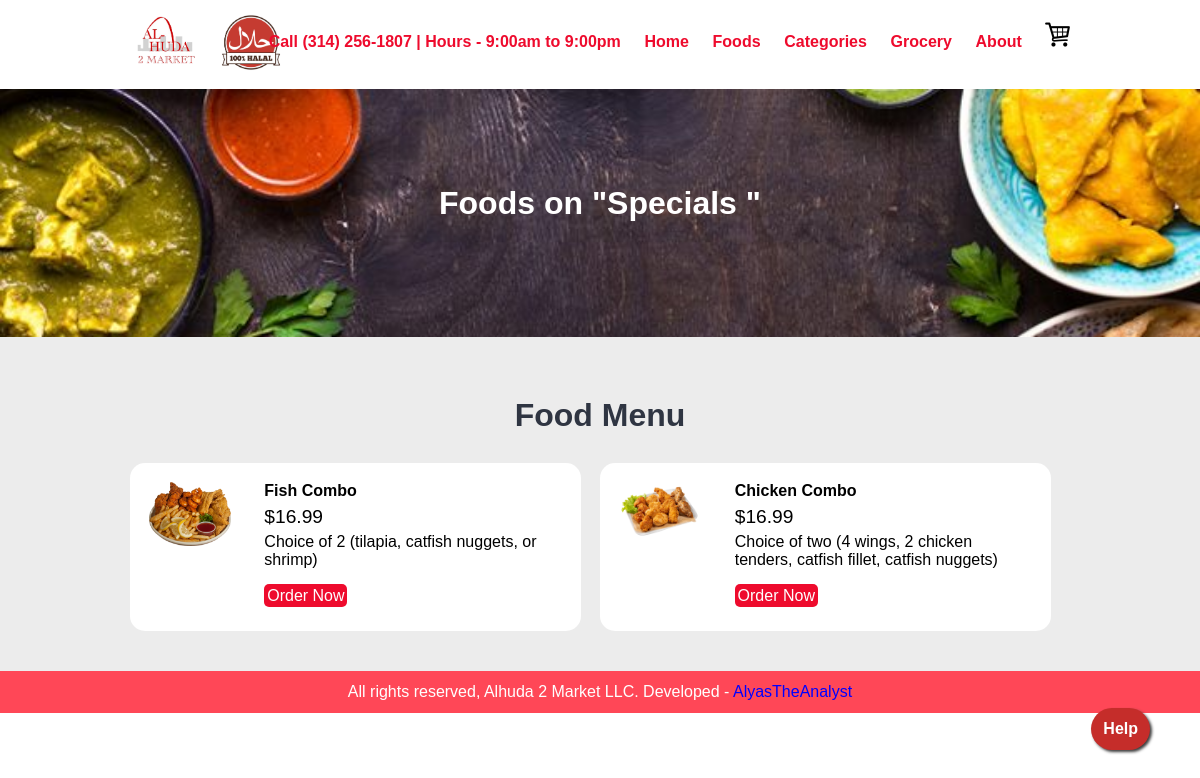
Screenshot of /category-foods.php?category_id=0000000021 with the database file from the repository.
### tables this page shows
CREATE TABLE `tbl_category` (
  `id` int(10) UNSIGNED ZEROFILL NOT NULL,
  `title` varchar(100) NOT NULL,
  `image_name` varchar(255) NOT NULL,
  `featured` varchar(10) NOT NULL,
  `active` varchar(10) NOT NULL
);

CREATE TABLE `tbl_food` (
  `id` int(10) UNSIGNED NOT NULL,
  `title` varchar(100) NOT NULL,
  `description` text NOT NULL,
  `price` decimal(10,2) NOT NULL,
  `quantity` int(10) NOT NULL,
  `image_name` varchar(255) NOT NULL,
  `category_id` int(10) UNSIGNED NOT NULL,
  `featured` varchar(10) NOT NULL,
  `active` varchar(10) NOT NULL
);

### category-foods.php (the view, shortened to what this page needs)
<?php include('partials-front/menu.php'); ?>
<?php
        if(isset($_GET['category_id']))
        {
            $category_id = $_GET['category_id'];
            $sql = "SELECT title FROM tbl_category WHERE id=$category_id";
            $res = mysqli_query($conn, $sql);
            $row = mysqli_fetch_assoc($res);
            $category_title = $row['title'];
        }
        else
        {
            header('location:'.SITEURL);
        }
    ?>
    <section class="food-search text-center">
        <div class="container">
            <h2 class="text-white"> Foods on "<?php echo $category_title; ?>"</a></h2>
        </div>
    </section>
    <section class="food-menu">
        <div class="container">
            <h2 class="text-center">Food Menu</h2>
            <?php
                $sql2 = "SELECT * FROM tbl_food WHERE category_id=$category_id";
                $res2 = mysqli_query($conn, $sql2);
                $count2 = mysqli_num_rows($res2);
                if($count2>0)
                {
                    while($row2=mysqli_fetch_assoc($res2))
                    {
                        $id = $row2['id'];
                        $title = $row2['title'];
                        $price = $row2['price'];
                        $description = $row2['description'];
                        $image_name = $row2['image_name'];
                        $quantity = $row2['quantity'];
                        ?>
                        <div class="food-menu-box">
                            <div class="food-menu-img">
                                <?php
                                    if($image_name=="")
                                    {
                                        echo "<div class='error'>Image not Available</div>";
                                    }
                                    else
                                    {
                                        ?>
                                            <img src="<?php echo SITEURL; ?>images/food/<?php echo $image_name; ?>" alt="Chicke Hawain Pizza" class="img-responsive img-curve">
                                        <?php
                                    }
                                ?>
                            </div>
                            <div class="food-menu-desc">
                                <h4><?php echo $title; ?></h4>
                                <p class="food-price">$<?php echo $price; ?></p>
                                <p class="food-detail">
                                    <?php echo $description; ?>
                                </p>
                                <br>
                                <?php if ($quantity <= 0) { ?>
                                    <p class="text-danger">Out of Stock</p>
                                <?php } else { ?>
                                    <a href="<?php echo SITEURL; ?>order.php?food_id=<?php echo $id; ?>" class="btn btn-primary">Order Now</a>
                                <?php } ?>
                            </div>
                        </div>
                        <?php
                    }
                }
                else
                {
                    echo "<div class='error'>Food not Available.</div>";
                }
            ?>
        </div>
    </section>
<h1 class="text-right"><a target="_blank" rel="noopener noreferrer" href="https://docs.google.com/document/d/1aTp9TWwFAKat7GEb1dwmQqRuyQCbbUR6/edit?pli=1#bookmark=id.1ll9tjn9fnwp" class="float btn-primary btn btn-bigtext">Help</a></h1>
    <?php include('partials-front/footer.php'); ?>

### css/style.css (style rules this page uses)
* { margin: 0 0; padding: 0 0; font-family: Arial, Helvetica, sans-serif; }
.container { width: 80%; margin: 0 auto; padding: 1%; }
.img-responsive { width: 100%; max-width: 135px; height: 100%; max-height: 135px; }
.img-curve { border-radius: 15px; }
.text-right { text-align: right; }
.text-center { text-align: center; }
.text-white { color: white !important; }
a { color: #ee0b2d; text-decoration: none; }
.btn { padding: 1%; border: none; font-size: 1rem; border-radius: 5px; }
.btn-primary { background-color: #ee0b2d; color: white; cursor: pointer; }
h2 { color: #2f3542; font-size: 2rem; margin-bottom: 2%; }
.food-search { background-image: url(../images/indian-food-best-cuisine-in-the-world.jpg); background-size: cover; background-repeat: no-repeat; background-position: center; padding: 7% 0; }
.food-menu { background-color: #ececec; padding: 4% 0; }
.food-menu-box { width: 43%; height: 130px; margin: 1%; padding: 2%; float: left; background-color: white; border-radius: 15px; }
.food-menu-img { width: 20%; float: left; }
.food-menu-desc { width: 70%; float: left; margin-left: 8%; }
.food-price { font-size: 1.2rem; margin: 2% 0; }
.food-detail { font-size: 1rem; color: black; }
.float { position:fixed; bottom:50px; right:50px; background-color: #c52d2a; color:#FFF; border-radius:50px; text-align:center; box-shadow: 2px 2px 3px rgb(61, 61, 61); }

### rows the page displays
tbl_category: title "Specials"
tbl_food: image_name (picture), title "Fish Combo", price "16.99", description "Choice of 2 (tilapia, catfish nuggets, or shrimp)"
tbl_food: image_name (picture), title "Chicken Combo", price "16.99", description "Choice of two (4 wings, 2 chicken tenders, catfish fillet, catfish nuggets)"
